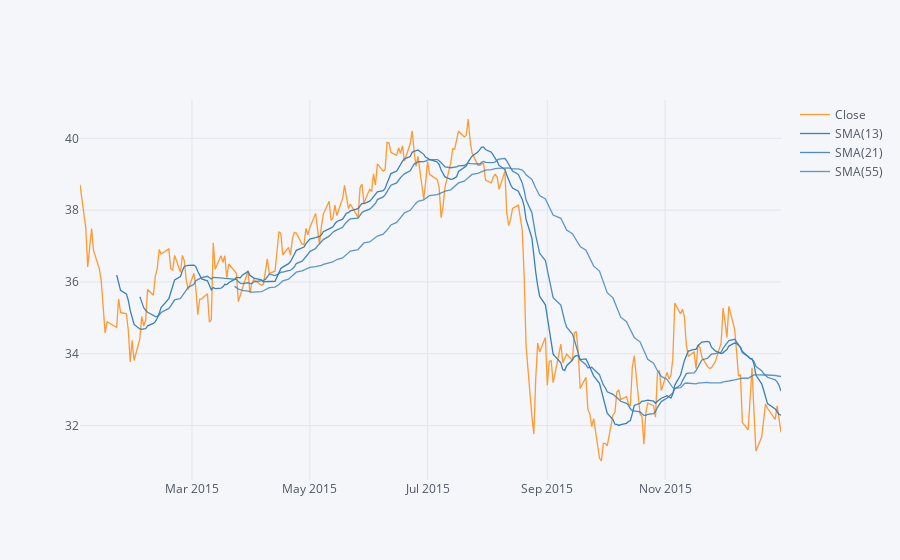

Notebook code cell kept with this figure:
### Markdown cell above
** Use .ta_plot(study='sma') to create a Simple Moving Averages plot of Morgan Stanley for the year 2015.**

### Code cell
df['MS']['Close'].loc['2015-01-01':'2016-01-01'].ta_plot(study='sma',periods=[13,21,55],title='Simple Moving Averages')

### Figure 1 — Plotly figure (JSON) as saved in the notebook; plotly's stock layout.template omitted (floating-point values rounded to 4 significant figures; data arrays with more than 128 entries replaced by an {"elided": "..."} marker saying what was removed)
{"data": [{"line": {"color": "rgba(255, 153, 51, 1.0)", "dash": "solid", "shape": "linear", "width": 1.3}, "mode": "lines", "name": "Close", "text": "", "type": "scatter", "x": {"elided": "252 str values"}, "y": {"elided": "252 float values"}}, {"line": {"color": "rgba(55, 128, 191, 1.0)", "dash": "solid", "shape": "linear", "width": 1.3}, "mode": "lines", "name": "SMA(13)", "text": "", "type": "scatter", "x": {"elided": "252 str values"}, "y": {"elided": "252 mixed values"}}, {"line": {"color": "rgba(55, 128, 191, 0.8999999999999999)", "dash": "solid", "shape": "linear", "width": 1.3}, "mode": "lines", "name": "SMA(21)", "text": "", "type": "scatter", "x": {"elided": "252 str values"}, "y": {"elided": "252 mixed values"}}, {"line": {"color": "rgba(55, 128, 191, 0.7999999999999998)", "dash": "solid", "shape": "linear", "width": 1.3}, "mode": "lines", "name": "SMA(55)", "text": "", "type": "scatter", "x": {"elided": "252 str values"}, "y": {"elided": "252 mixed values"}}], "layout": {"legend": {"bgcolor": "#F5F6F9", "font": {"color": "#4D5663"}}, "paper_bgcolor": "#F5F6F9", "plot_bgcolor": "#F5F6F9", "title": {"font": {"color": "#4D5663"}}, "xaxis": {"gridcolor": "#E1E5ED", "showgrid": true, "tickfont": {"color": "#4D5663"}, "title": {"font": {"color": "#4D5663"}, "text": ""}, "zerolinecolor": "#E1E5ED"}, "yaxis": {"gridcolor": "#E1E5ED", "showgrid": true, "tickfont": {"color": "#4D5663"}, "title": {"font": {"color": "#4D5663"}, "text": ""}, "zerolinecolor": "#E1E5ED"}}}
